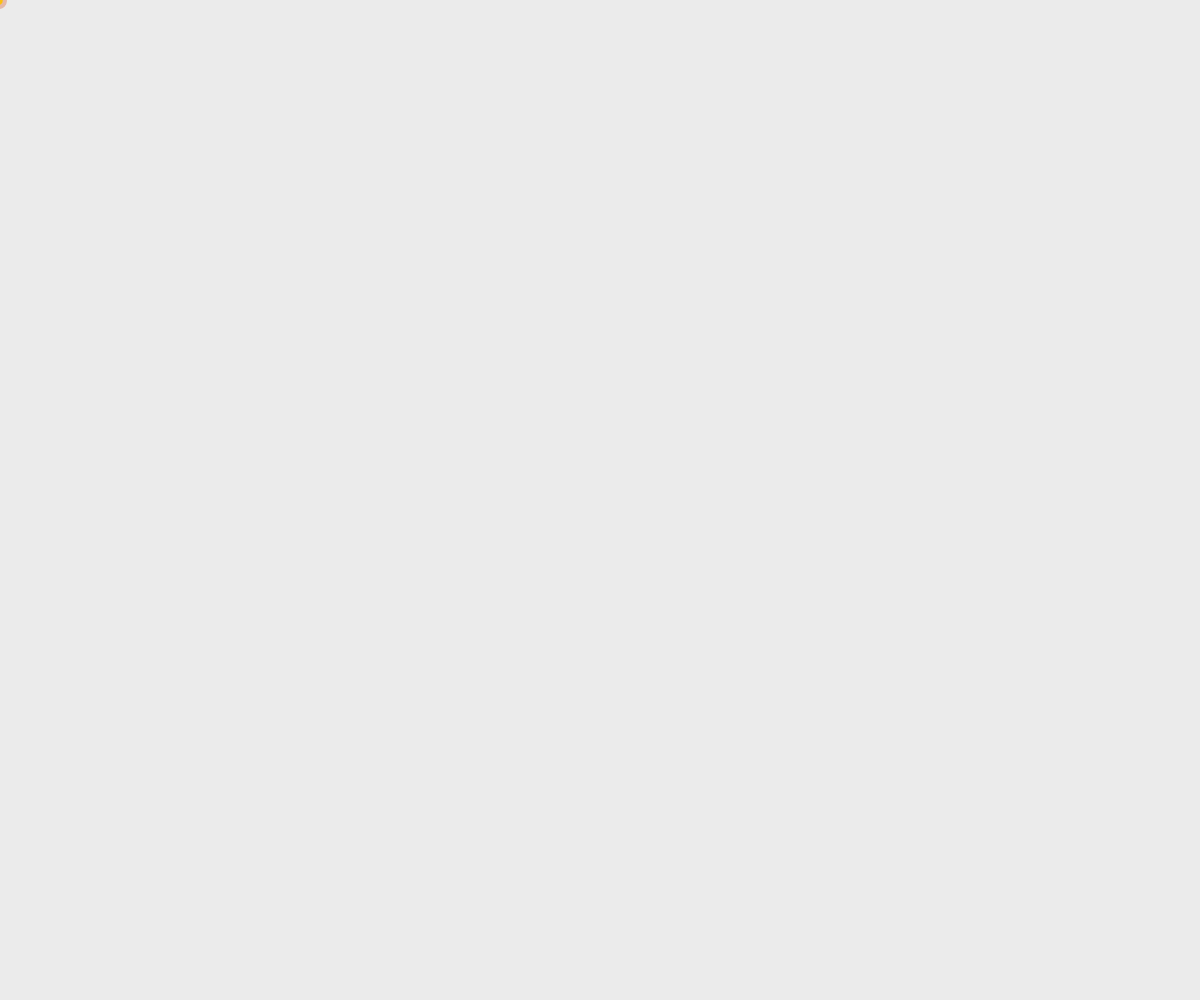
Frame 1 (no input)
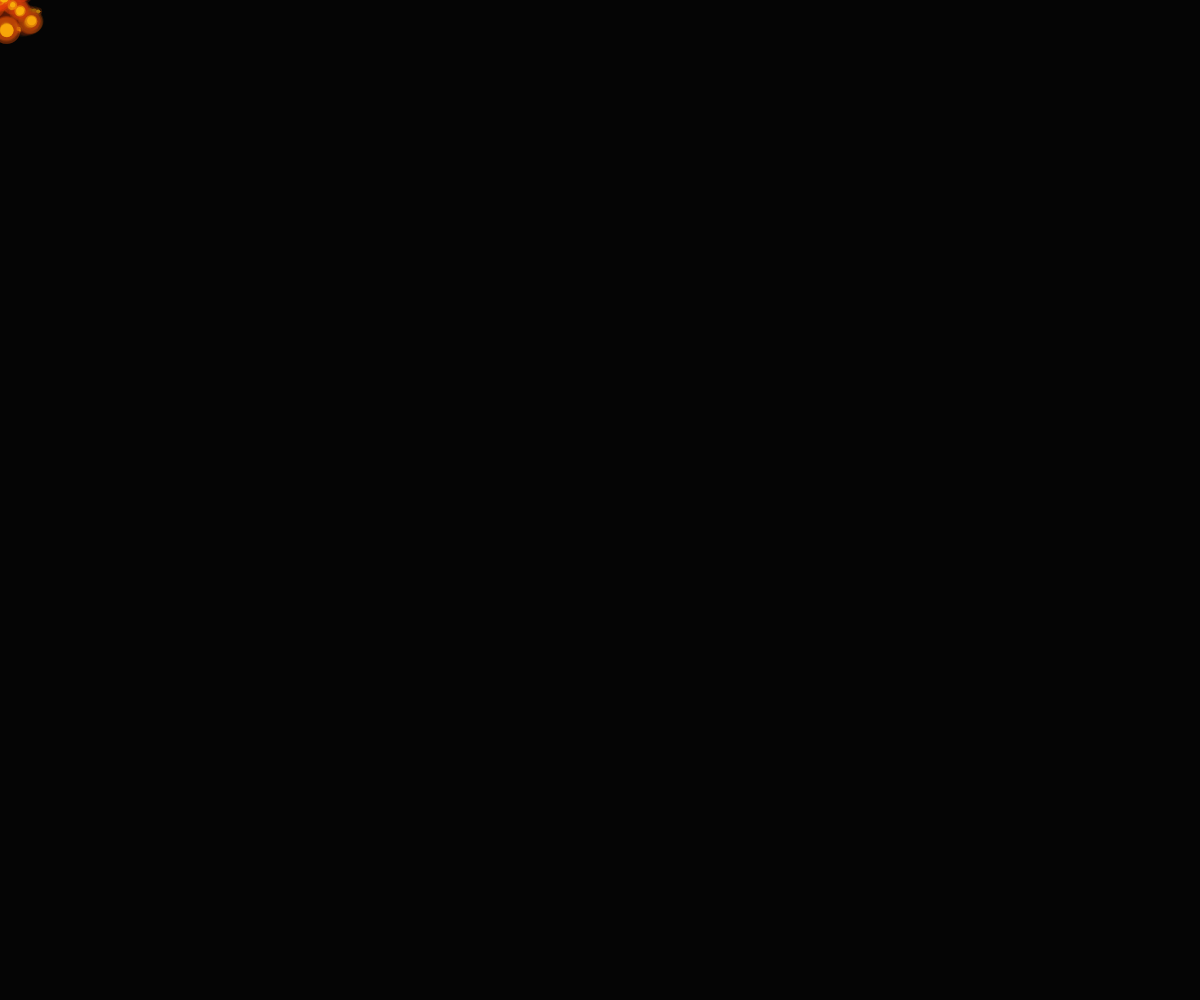
Frame 60 (no input)
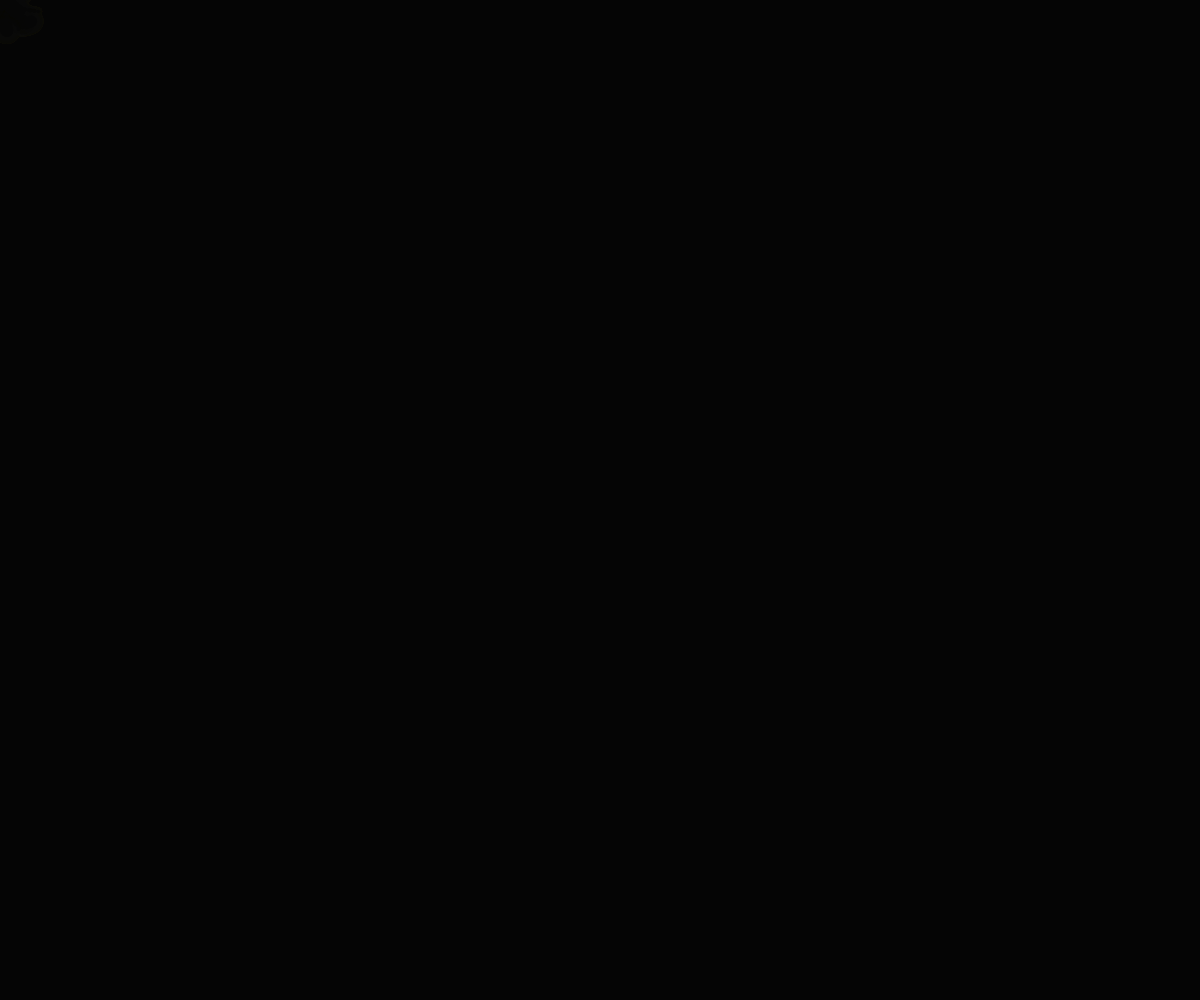
Frame 120 (the mouse pressed at the canvas centre since frame 60)

The p5.js sketch that drew these frames (run headless with seeded random() and noise() and a simulated clock; from frame 60 on, the mouse is pressed at the canvas centre):

// p5.js sketch
// ── sketch.js
let particles = [];
let algorithmActive = true; // Variable to control the algorithm state

function setup() {
  createCanvas(windowWidth, windowHeight);
}

function draw() {
  background(0, 20);

  if (algorithmActive) {
    for (let i = 0; i < 1; i++) {
      let p = new Particle();
      particles.push(p);
    }
    for (let i = particles.length - 1; i >= 0; i--) {
      particles[i].update();
      particles[i].show();
      if (particles[i].finished()) {
        particles.splice(i, 1);
      }
    }
  }

  fill(40, 25, 2);
  //rect(230, 390, 135, 20);
}

class Particle {
  constructor() {
    this.x = mouseX;
    this.y = mouseY;
    this.vx = random(-1, 1);
    this.vy = random(-1, 1);
    this.alpha = 250;
    this.baseSize = random(1, 13);
    this.d = this.baseSize;
    this.noiseOffsetX = random(0, 1000);
    this.noiseOffsetY = random(0, 1000);
  }

  finished() {
    return this.alpha < 0;
  }

  update() {
    // Use Perlin noise to create a wavy path
    let noiseX = noise(this.noiseOffsetX);
    let noiseY = noise(this.noiseOffsetY);
    this.x += map(noiseX, 0, 1, -2, 2); // Adjust the mapping for the desired wave
    this.y += map(noiseY, 0, 1, -2, 2);
    this.noiseOffsetX += 0.01; // Adjust the increment for the speed of the wa1
    this.noiseOffsetY += 0.01;

    this.alpha -= 1;
    this.d -= random(0.05, 0.1);
    this.d = this.baseSize + random(-3, 3);
  }

  show() {
    noStroke();
    let glowColor = color(random(200, 255), random(50, 100), 10, this.alpha * 0.3);
    fill(glowColor);
    ellipse(this.x, this.y, this.d * 2);
    fill(random(250, 255), random(170, 200), 10, this.alpha);
    ellipse(this.x, this.y, this.d);
  }
}

// Function to toggle the algorithm on or off
function toggleAlgorithm() {
  algorithmActive = !algorithmActive;
}

// Mouse button click event to toggle the algorithm state
function mousePressed() {
  toggleAlgorithm();
}
